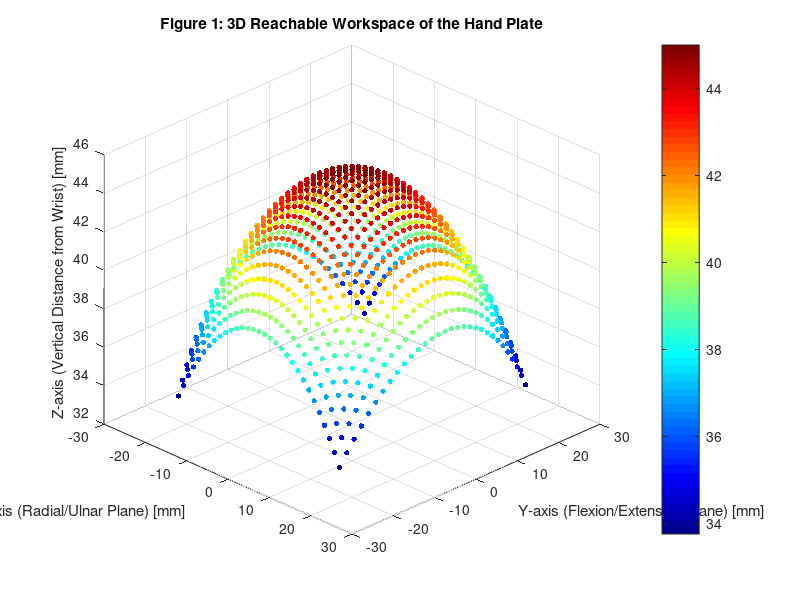
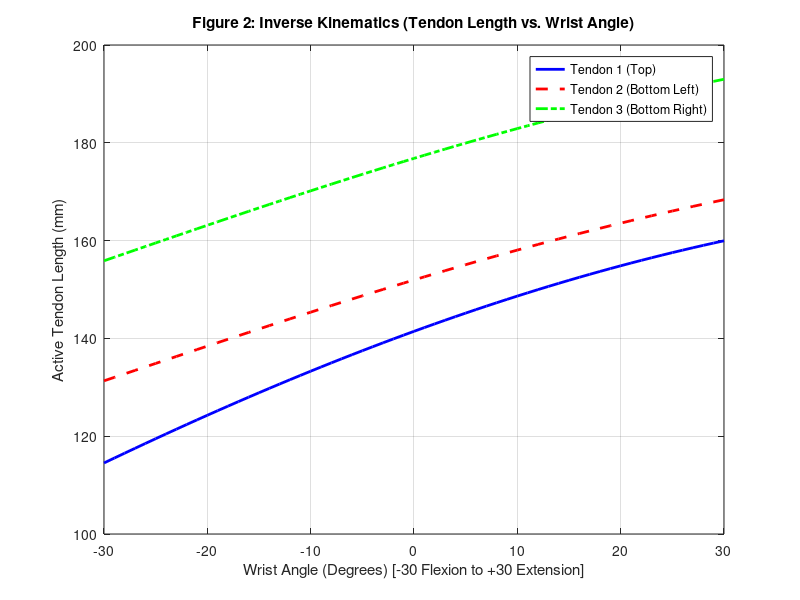
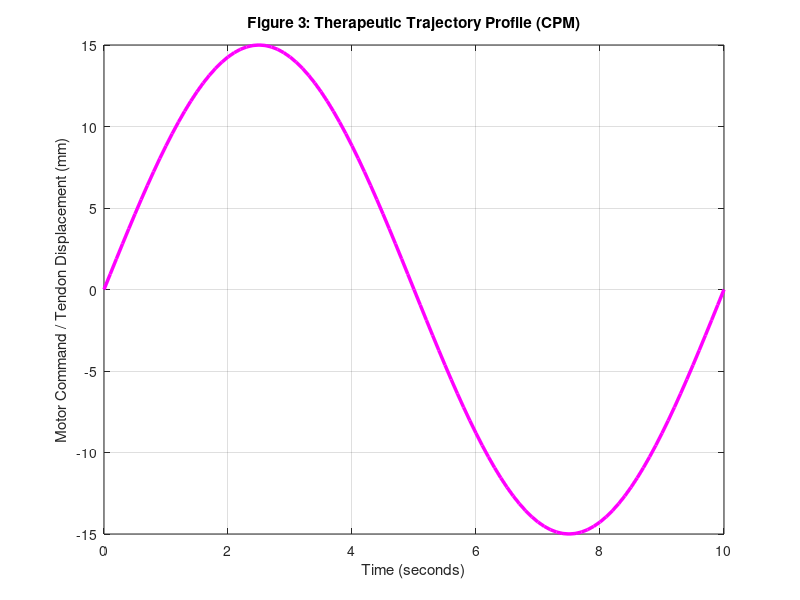

The MATLAB source for these figures, in order: (Note: this script raises an error after producing the figures.)
% =========================================================================
% MASTER SCRIPT: WRIST EXOSKELETON KINEMATICS & TRAJECTORY
% Author: Arafat Mahamood Shaikh (ID: 202005500)
% Module: MECH5845M Professional Project
% =========================================================================

clear; clc; close all;

%% --- SYSTEM PARAMETERS (Extracted from SolidWorks) ---
% Center of wrist is at (0,0,0). All units are in millimeters (mm).

% 1. Motor Exits on Forearm Cuff (X, Y, Z) (B_i)
B1 = [16.70;  39.17; -95.24];  % Motor 1 (Top Extensor)
B2 = [16.09;  39.17; -124.69]; % Motor 2 (Bottom Left Flexor)
B3 = [19.27;  38.17; -155.87]; % Motor 3 (Bottom Right Flexor)

% 2. Anchor Points on Hand Plate at 0 degrees (X, Y, Z) (P_i)
P1_initial = [0;      46.97; 45.00];  % Top Anchor
P2_initial = [-27.87; 37.98; 20.76];  % Left Flexor Anchor
P3_initial = [27.87;  36.47; 20.73];  % Right Flexor Anchor


%% ========================================================================
% FIGURE 1: 3D REACHABLE WORKSPACE PLOT
% Proves the physical capacity of the 3-tendon parallel mechanism.
% ========================================================================
figure('Name', 'Figure 1: 3D Reachable Workspace', 'Color', 'w');

% Define the range of motion for basic stroke therapy (plus or minus 30 degrees)
flex_ext_range = -30:2:30; % Flexion/Extension angles
rad_uln_range  = -30:2:30; % Radial/Ulnar angles

% Arrays to store the 3D points
X_workspace = []; Y_workspace = []; Z_workspace = [];

% Loop through every possible combination of angles to map the workspace
for alpha = flex_ext_range
    for beta = rad_uln_range
        % Convert degrees to radians for MATLAB trig functions
        a_rad = deg2rad(alpha);
        b_rad = deg2rad(beta);
        
        % Rotation Matrices for X and Y axes
        Rx = [1, 0, 0; 0, cos(a_rad), -sin(a_rad); 0, sin(a_rad), cos(a_rad)]; 
        Ry = [cos(b_rad), 0, sin(b_rad); 0, 1, 0; -sin(b_rad), 0, cos(b_rad)]; 
        
        % Combined Rotation Matrix
        R = Ry * Rx; 
        
        % Calculate new position of the center of the hand plate (assuming it sits at Z=45)
        Center_initial = [0; 0; 45];
        Center_new = R * Center_initial;
        
        % Store points
        X_workspace = [X_workspace, Center_new(1)];
        Y_workspace = [Y_workspace, Center_new(2)];
        Z_workspace = [Z_workspace, Center_new(3)];
    end
end

% Plotting the Workspace
scatter3(X_workspace, Y_workspace, Z_workspace, 15, Z_workspace, 'filled');
colormap(jet);
title('Figure 1: 3D Reachable Workspace of the Hand Plate');
xlabel('X-axis (Radial/Ulnar Plane) [mm]');
ylabel('Y-axis (Flexion/Extension Plane) [mm]');
zlabel('Z-axis (Vertical Distance from Wrist) [mm]');
grid on; view(45, 30);
colorbar;


%% ========================================================================
% FIGURE 2: INVERSE KINEMATICS VALIDATION (TENDON LENGTH VS. WRIST ANGLE)
% Proves the mathematical mapping between wrist angle and motor spooling.
% ========================================================================
figure('Name', 'Figure 2: Inverse Kinematics Validation', 'Color', 'w');

angles = -30:1:30; % Simulating 30 degrees Flexion to 30 degrees Extension
L1_active = zeros(1, length(angles));
L2_active = zeros(1, length(angles));
L3_active = zeros(1, length(angles));

for i = 1:length(angles)
    theta = deg2rad(angles(i));
    
    % Pure Flexion/Extension (Rotation around X-axis)
    Rx = [1, 0, 0; 0, cos(theta), -sin(theta); 0, sin(theta), cos(theta)];
    
    % Calculate new hand plate anchor positions
    P1_new = Rx * P1_initial;
    P2_new = Rx * P2_initial;
    P3_new = Rx * P3_initial;
    
    % Calculate Euclidean distance (required tendon length) between base and new anchor
    L1_active(i) = norm(P1_new - B1);
    L2_active(i) = norm(P2_new - B2);
    L3_active(i) = norm(P3_new - B3);
end

% Plotting the Tendon Lengths
plot(angles, L1_active, 'b-', 'LineWidth', 2); hold on;
plot(angles, L2_active, 'r--', 'LineWidth', 2);
plot(angles, L3_active, 'g-.', 'LineWidth', 2);
title('Figure 2: Inverse Kinematics (Tendon Length vs. Wrist Angle)');
xlabel('Wrist Angle (Degrees) [-30 Flexion to +30 Extension]');
ylabel('Active Tendon Length (mm)');
legend('Tendon 1 (Top)', 'Tendon 2 (Bottom Left)', 'Tendon 3 (Bottom Right)', 'Location', 'Best');
grid on;


%% ========================================================================
% FIGURE 3: THERAPEUTIC TRAJECTORY PROFILE (POSITION VS. TIME)
% Proves smooth, safe Continuous Passive Motion (CPM) for stroke patients.
% ========================================================================
figure('Name', 'Figure 3: Therapeutic Trajectory Profile', 'Color', 'w');

% Define Time and Frequency for the exercise
time = 0:0.1:10; % 10-second exercise session
freq = 0.1;      % 1 full flex/extend cycle every 10 seconds (slow, safe therapy)

% Target Wrist Angle Sine Wave (+/- 30 degrees)
target_angle = 30 * sin(2 * pi * freq * time);

% Convert target angle to motor displacement (Simplified proxy mapping for plotting)
% (Assuming roughly 0.5 mm of spooling per degree of movement based on geometry)
spool_ratio = 0.5; 
tendon_displacement = target_angle * spool_ratio;

% Plotting the Trajectory
plot(time, tendon_displacement, 'm-', 'LineWidth', 2.5);
title('Figure 3: Therapeutic Trajectory Profile (CPM)');
xlabel('Time (seconds)');
ylabel('Motor Command / Tendon Displacement (mm)');
grid on;

% Add baseline to show neutral position
yline(0, 'k--', 'Neutral Wrist Position (0 mm)');

% =========================================================================
% END OF SCRIPT
% =========================================================================
